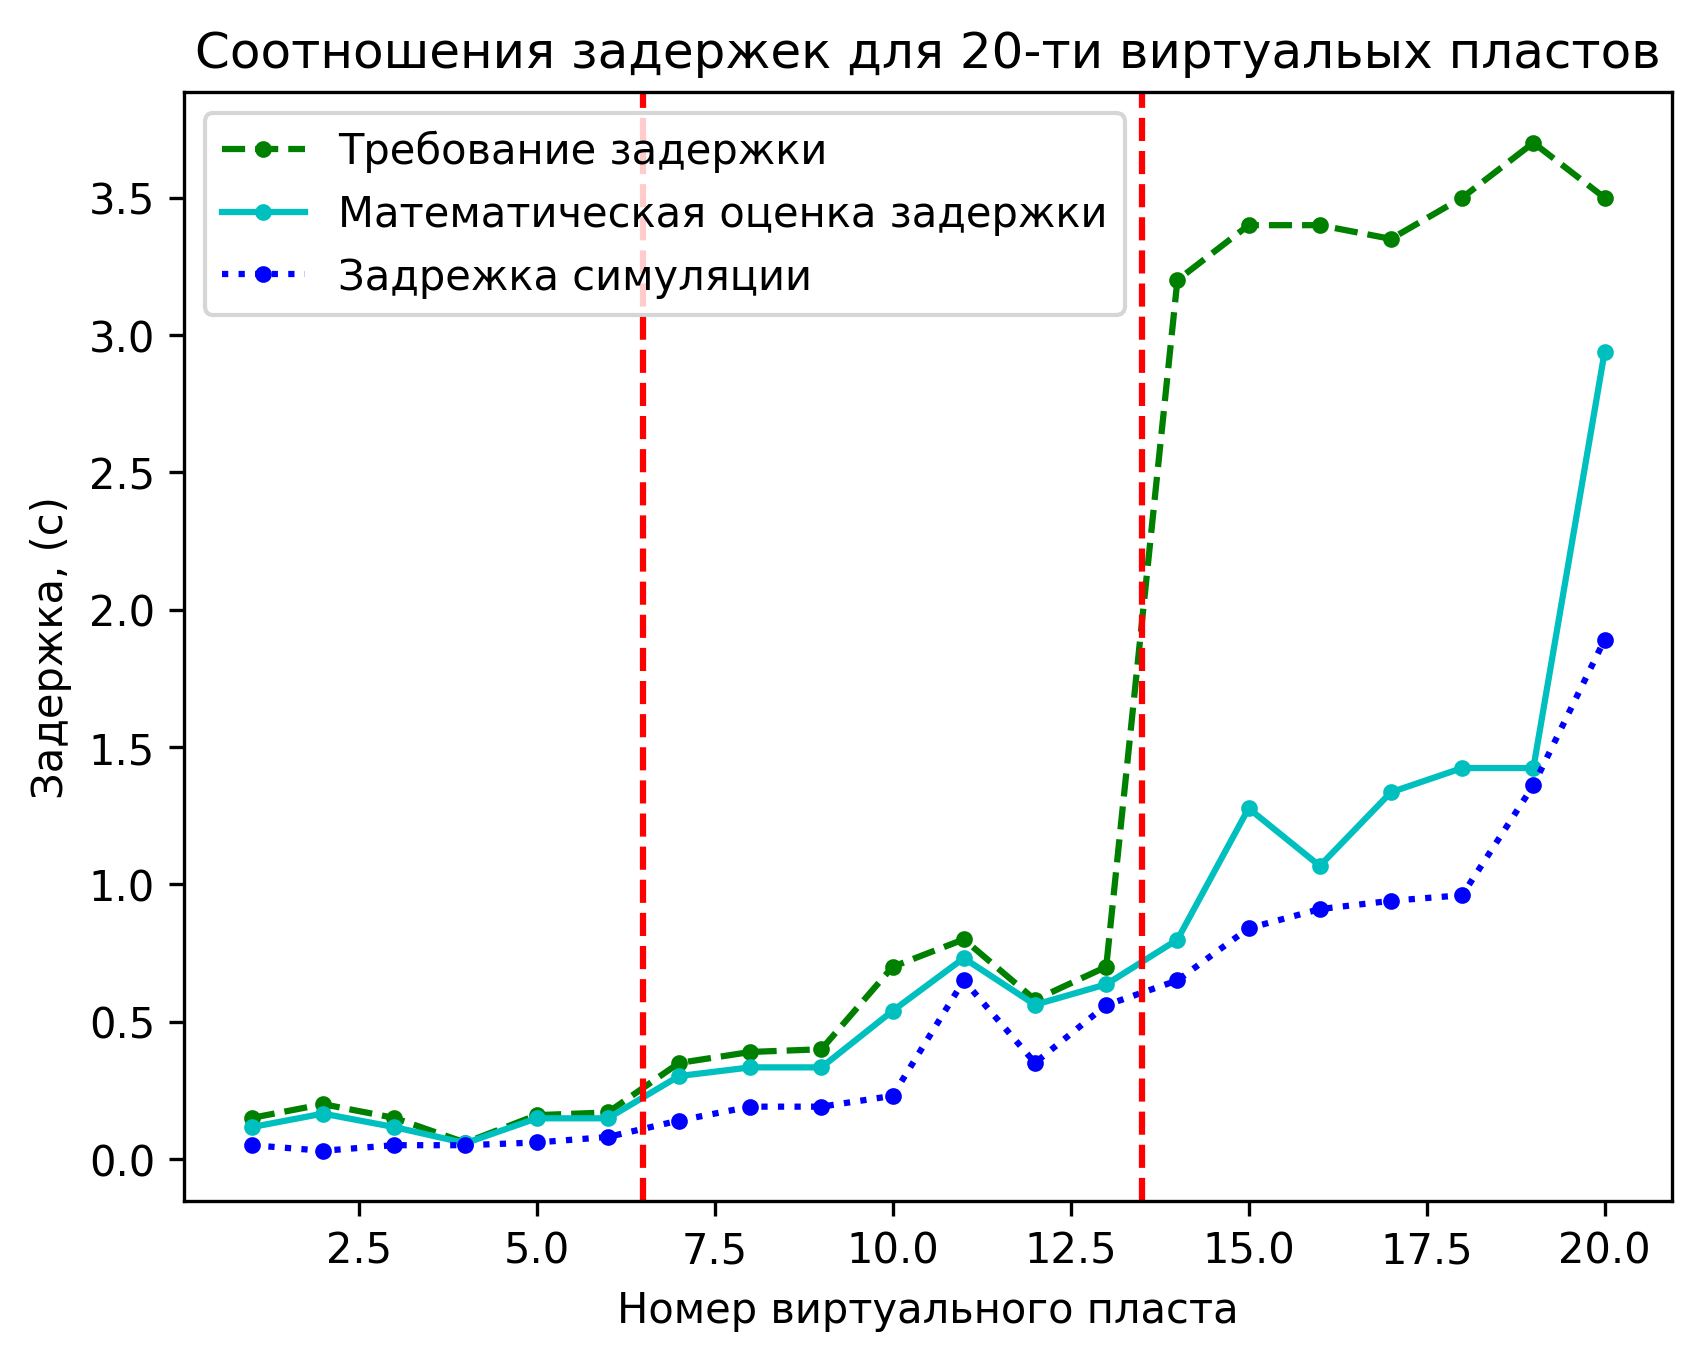

Write the Python code that produced this figure.
# соотношение трех видов задержек (qos_delay, estimate_delay, simulation_delay) для 10-ти слайсов
import matplotlib.pyplot as plot

file = open("result", 'r')
text = file.readlines()

x = [a for a in range(1, 21)]
res_qos = [0.0 for m in range(1, 21)]
res_math = [0.0 for j in range(1, 21)]
res_sim = [0.0 for k in range(1, 21)]

i = 0
while i < len(text) - 1:
    sim_str = text[i].split()
    qos_str = text[i+1].split()
    math_str = text[i+2].split()
    # print(int(sim_str[3]), float(sim_str[len(sim_str) - 1]))
    res_sim[int(sim_str[3]) - 1] = float(sim_str[len(sim_str) - 1])
    res_qos[int(sim_str[3]) - 1] = float(qos_str[len(qos_str) - 1])
    res_math[int(sim_str[3]) - 1] = float(math_str[len(math_str) - 1])
    i += 5


fig, ax = plot.subplots()
plot.title('Соотношения задержек для 20-ти виртуальых пластов')
plot.xlabel('Номер виртуального пласта')
plot.ylabel('Задержка, (с)')
ax.plot(x, res_qos, c='g', linestyle='--', marker='.', label='Требование задержки')
ax.plot(x, res_math, c='c', linestyle='-', marker='.', label='Математическая оценка задержки')
ax.plot(x, res_sim, c='b', linestyle=':', marker='.', label='Задрежка симуляции')
ax.legend(loc='best')
ax.axvline(x=6.5, c='red', linestyle='--')
ax.axvline(x=13.5, c='red', linestyle='--')
plot.savefig('all_delays_graf.png', dpi=300, bbox_inches='tight')
plot.show()
